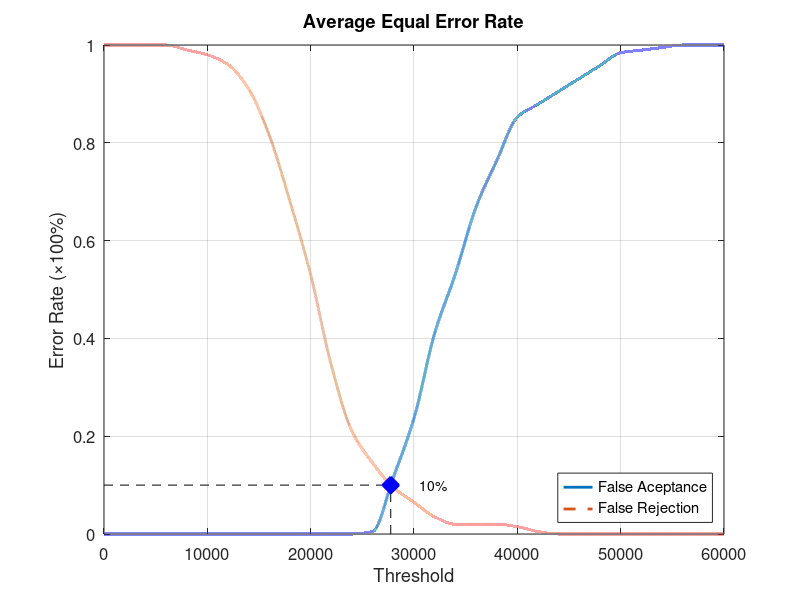
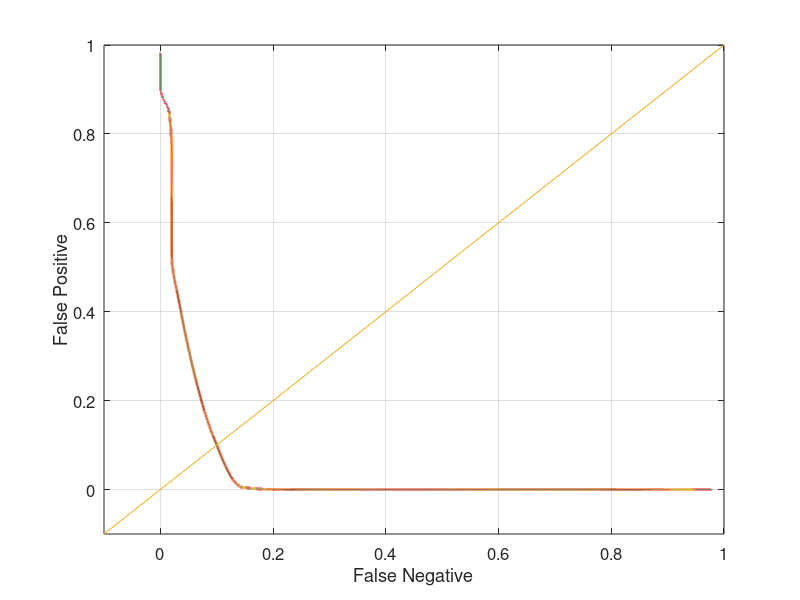

Here is the MATLAB script that generated these plots, in order:
function yEER = Database4_2
close all;
clear;
clc;
x = 0:2000:60000;
xq = 0:0.5:60000;

y0 = [0 0 0 0 0 0 0 0 0 0 0 0 0 0.00526316 0.115789 0.236842 0.410526 0.531579 0.668421 0.763158 0.852632 0.878947 0.905263 0.931579 0.957895 0.984211 0.989474 0.994737 1 1 1];
yy0 = interp1(x, y0, xq, 'pchip');
y1 = [1 1 1 1 0.99 0.98 0.96 0.91 0.815 0.68 0.53 0.345 0.21 0.145 0.095 0.065 0.035 0.02 0.02 0.02 0.015 0.005 0 0 0 0 0 0 0 0 0];
yy1 = interp1(x, y1, xq, 'pchip');

% Calculating EER: 
y2 = abs(y0 - y1);
find(y2 == min(y2))
yy2 = abs(yy0 - yy1);
xEER = find(yy2 == min(yy2));
xEERIndex = xq(xEER) % X-axis EER
yEER = yy0(xEER) % Y-axis EER

main = figure
plot(xq, yy0,'-','LineWidth', 2);	hold on
plot(xq, yy1,'--','LineWidth', 2);	hold on
plot([xEERIndex xEERIndex], [0 yEER], 'k--');	hold on
plot([0 xEERIndex], [yEER yEER], 'k--');	hold on
plot(xEERIndex, yEER, 'bx', 'LineWidth', 10);	hold on
text(xEERIndex + 10 * xEERIndex / 100, yEER, [num2str(round((10000 * yEER)) / 100) '%'])
legend('False Aceptance', 'False Rejection', 'Location', 'SouthEast')
xlabel('Threshold')
ylabel('Error Rate (\times100%)')
title('Average Equal Error Rate')
set(gca, 'FontSize', 12)
axis([0 60000 0 1])
grid on

print(main, 'Database4_2Main', '-dpng');
FNRxFPR = figure('Color', [1 1 1]);
plot(yy1, yy0, '-', yy1, yy0, 'LineWidth', 2);
hold on
y = -0.1:0.1:1
plot(y, y); 
set(gca, 'FontSize', 12)
xlabel('False Negative')
ylabel('False Positive')
axis([-0.1 1 -0.1 1])
set(gca, 'FontSize', 12)
grid on

print(FNRxFPR, 'Database4_2FNRxFPR','-dpng');
end
